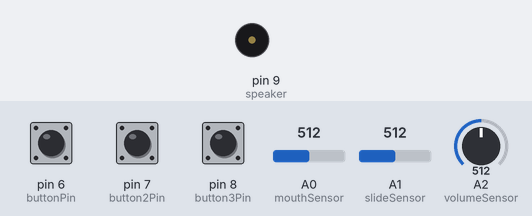
The sketch below on a simulated Arduino Uno, built with avr-gcc and run on an emulated ATmega328P. Parts: buzzer (waves = sounding). The test bench sets the inputs (shaded band); at power-on: A0 (mouthSensor) = 512, pin 6 (buttonPin) HIGH, pin 7 (button2Pin) HIGH, pin 8 (button3Pin) HIGH, A1 (slideSensor) = 512, A2 (volumeSensor) = 512.

Above: at 1.2 s.
1.3 s: A0 (mouthSensor) set to 585
2.8 s: A0 (mouthSensor) set to 618
At 3.8 s:
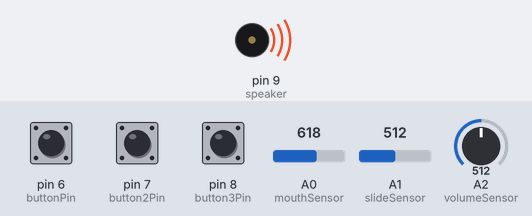
4.3 s: A0 (mouthSensor) set to 511
At 5.4 s:
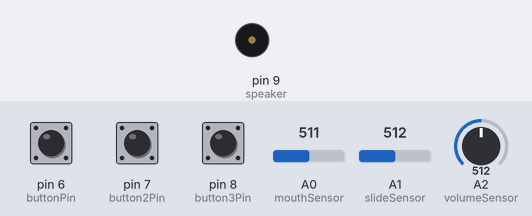
5.8 s: A0 (mouthSensor) set to 716
At 7.0 s:
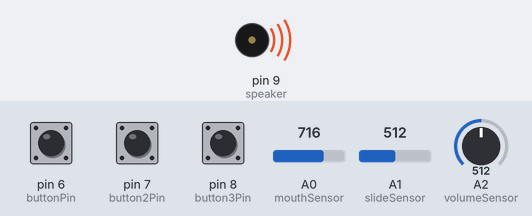
Timing chart, 0 to 8.3 s (numbered marks = the images above; inputs shaded):
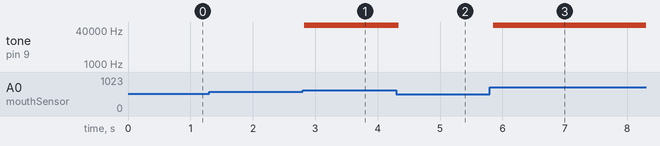

The sketch:

trombinoAudioUsingToneAC.ino
```cpp
#include <toneAC.h>

/*Trombino mapping test*/


int slideSensor = 1;
float slideReading = 0;
int mouthSensor = 0;
int mouthReading = 0;
int volumeSensor = 2;
int volumeReading = 0;
int volume = 0;
int buttonState = 0;
int buttonPin = 6;
int button2State = 0;
int button2Pin = 7;
int button3State = 0;
int button3Pin = 8;
int speaker = 9;
float note = 0;
//tolerances for wind sensor
int lower = 600;
int higher = 700;
//samples for debounce
int toSum = 35;

void setup(){
  pinMode(speaker, OUTPUT); // Set speaker as output
  pinMode(buttonPin, INPUT);
}

void loop(){
//  mouthReading = 0;
  //check several readings and average
//  for (int i = 0; i < toSum; i++){
//    mouthReading += analogRead(mouthSensor);
//  }
//  mouthReading = mouthReading/35;
mouthReading = analogRead(mouthSensor);
  buttonState = digitalRead(buttonPin);
  button2State = digitalRead(button2Pin);
  button3State = digitalRead(button3Pin);

  slideReading = analogRead(slideSensor);
  volumeReading = analogRead(volumeSensor);
  volume = map(volumeReading, 0, 1023,0, 10);
//  if(mouthReading > lower && mouthReading < higher){ //if > x && < y
//    note = floatMap(slideReading, 1022, 890, 116.54, 82.41);
//    tone(speaker, (note*2));
//  } else if(mouthReading > higher){
//      note = floatMap(slideReading, 1022, 890, 174.61, 123.47);
//      tone(speaker, (note*2));
//  } else {
//    noTone(speaker);
//  }

if(mouthReading > lower && buttonState == LOW && button2State == LOW && button3State == LOW){ //if > x && < y
    note = floatMap(slideReading, 1022, 890, 116.54, 82.41);
    toneAC((note*2), volume);
  } else if(mouthReading > lower && buttonState == HIGH){
      note = floatMap(slideReading, 1022, 890, 174.61, 123.47);
      toneAC((note*2), volume);
  }else if(mouthReading > lower && button2State == HIGH){
      note = floatMap(slideReading, 1022, 890, 233.08, 185.00);
      toneAC((note*2), volume);
  }else if(mouthReading > lower && button3State == HIGH){
      note = floatMap(slideReading, 1022, 890, 349.23, 246.94);
      toneAC((note*2), volume);
  } else {
    noToneAC();
  }

  delay(50);
}

float floatMap(float input, float inLow, float inHigh, float outLow, float outHigh){
  float output = (input - inLow) * (outHigh - outLow) / (inHigh - inLow) + outLow;
  return output;
}
```

Measured:
- the behaviour switches between 600 and 601 on A0 (mouthSensor) (found by bisection; images 0 and 1)
- after the input at 1.3 s, every drawn part: stays the same
- after the input at 2.8 s, tone on pin 9 (speaker): silent → 65491 Hz at once
- after the input at 4.3 s, tone on pin 9 (speaker): 65491 Hz → silent at once
- after the input at 5.8 s, tone on pin 9 (speaker): silent → 65491 Hz after 0.05 s
